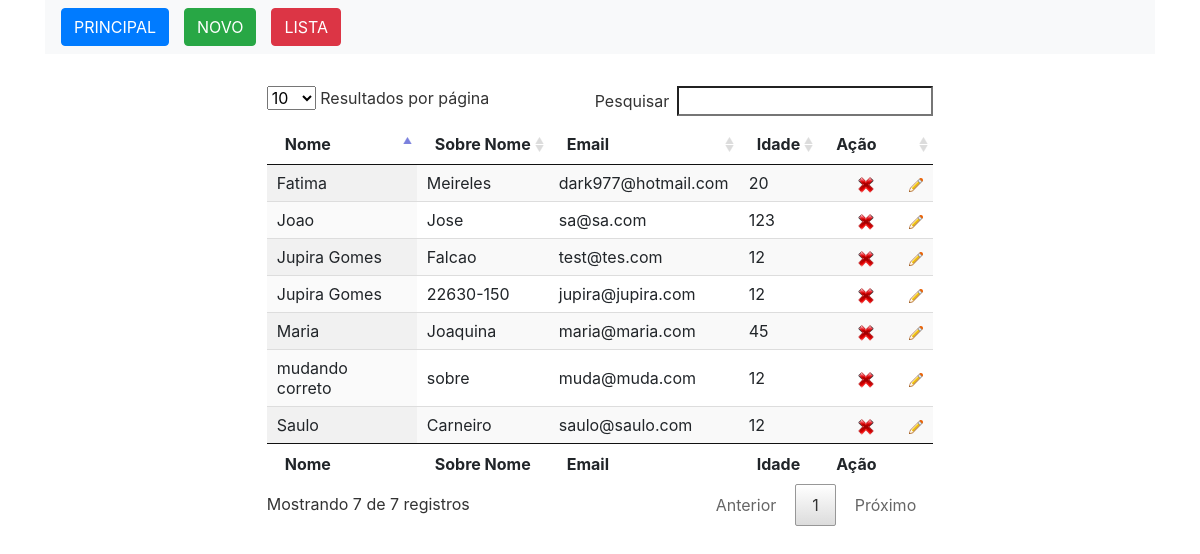
The page /rel_cliente.php on the database its author committed.
### tables this page shows
CREATE TABLE `cliente` (
  `id` int(40) NOT NULL,
  `nome` varchar(100) DEFAULT NULL,
  `sobrenome` varchar(100) DEFAULT NULL,
  `idade` varchar(100) DEFAULT NULL,
  `email` varchar(100) DEFAULT NULL,
  `senha` varchar(100) DEFAULT NULL
);

### rel_cliente.php (the view, shortened to what this page needs)
<?php
require_once "conecta.php";
$selecione = "SELECT * FROM `cliente` ORDER BY nome ASC";
$querySelecione= mysqli_query($conect, $selecione);
while($array= mysqli_fetch_array($querySelecione)){
    $dados .='
            <tr>
                <td>'.$array["nome"].'</td>
                <td>'.$array["sobrenome"].'</td>
                <td>'.$array["email"].'</td>
                <td>'.$array["idade"].'</td>
                <td>
                    <input type="hidden" value="'.$array["id"].'">
                    <a href="#" class="remover" id="'.$array["id"].'">
                        <img src="deletar.png" title="Deletar" style="margin: 0 30px;">
                    </a>
                    <a href="editar.php?id='.$array["id"].'"><img src="editar.png" boder="0" title="editar"></a></td>
            </tr>';
    }
?>
<link rel="stylesheet" href="https://stackpath.bootstrapcdn.com/bootstrap/4.1.3/css/bootstrap.min.css">
<link rel="stylesheet" type="text/css" href="DataTables/datatables.min.css"/>
<div class="container">
  <nav class="navbar navbar-expand-lg navbar-light bg-light">
	<a href="index.php" class="btn btn-primary">PRINCIPAL</a>
    <a href="cadastro.php"  style="margin: 0 15px;" class="btn btn-success">NOVO</a>
	<a href="rel_cliente.php"  class="btn btn-danger">LISTA</a>
  </nav>
</div>
<nav class="navbar navbar-light">
</nav>
<div class="container">
<div class="row justify-content-md-center">
<table id="example" class="display" style="width:100%">
        <thead>
            <tr>
                <th>Nome</th>
                <th>Sobre Nome</th>
                <th>Email</th>
                <th>Idade</th>
				<th>Ação</th>
            </tr>
        </thead>
        <tbody>
        	<?php echo $dados?>
        </tbody>
        <tfoot>
            <tr>
            <th>Nome</th>
                <th>Sobre Nome</th>
                <th>Email</th>
                <th>Idade</th>
				<th>Ação</th>
            </tr>
        </tfoot>
    </table>
</div>
</div>

### rows shown on the page
cliente: nome "Fatima", sobrenome "Meireles", email "dark977@hotmail.com", idade "20"
cliente: nome "Joao", sobrenome "Jose", email "sa@sa.com", idade "123"
cliente: nome "Jupira Gomes", sobrenome "Falcao", email "test@tes.com", idade "12"
cliente: nome "Jupira Gomes", sobrenome "22630-150", email "jupira@jupira.com", idade "12"
cliente: nome "Maria", sobrenome "Joaquina", email "maria@maria.com", idade "45"
cliente: nome "mudando correto", sobrenome "sobre", email "muda@muda.com", idade "12"
cliente: nome "Saulo", sobrenome "Carneiro", email "saulo@saulo.com", idade "12"
